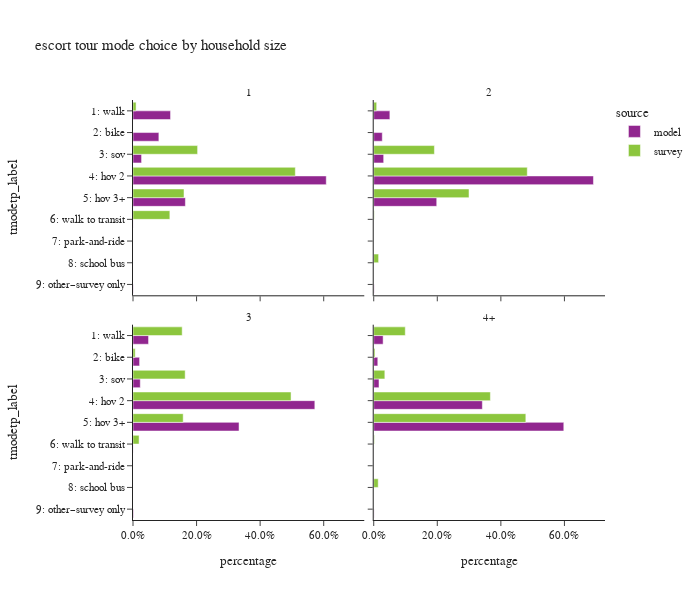

The code cell stored with this chart in its notebook:
### Code cell
plot_mode_choice(es_tour,"hhsize_4+",
                 {"hhsize_4+":["1","2","3","4+"],
                  "tmodetp_label":["1: walk","2: bike","3: sov","4: hov 2","5: hov 3+","6: walk to transit",
                                   "7: park-and-ride","8: school bus","9: other–survey only"]},
                 "household size",2,600)

### Figure 1 — Plotly figure (JSON) as saved in the notebook; plotly's stock layout.template omitted (floating-point values rounded to 4 significant figures)
{"data": [{"alignmentgroup": "True", "customdata": [[3843], [2648], [876], [19784], [5362], [7], [21]], "hovertemplate": "source=model<br>hhsize_4+=1<br>percentage=%{x}<br>tmodetp_label=%{y}<br>sample count=%{customdata[0]}<extra></extra>", "legendgroup": "model", "marker": {"color": "#91268F", "pattern": {"shape": ""}}, "name": "model", "offsetgroup": "model", "orientation": "h", "showlegend": true, "textposition": "auto", "type": "bar", "x": [0.1181, 0.08137, 0.02692, 0.608, 0.1648, 0.0002151, 0.0006453], "xaxis": "x3", "y": ["1: walk", "2: bike", "3: sov", "4: hov 2", "5: hov 3+", "6: walk to transit", "9: other–survey only"], "yaxis": "y3"}, {"alignmentgroup": "True", "customdata": [[5778], [3060], [3562], [78619], [22542], [21], [153]], "hovertemplate": "source=model<br>hhsize_4+=2<br>percentage=%{x}<br>tmodetp_label=%{y}<br>sample count=%{customdata[0]}<extra></extra>", "legendgroup": "model", "marker": {"color": "#91268F", "pattern": {"shape": ""}}, "name": "model", "offsetgroup": "model", "orientation": "h", "showlegend": false, "textposition": "auto", "type": "bar", "x": [0.0508, 0.0269, 0.03132, 0.6912, 0.1982, 0.0001846, 0.001345], "xaxis": "x4", "y": ["1: walk", "2: bike", "3: sov", "4: hov 2", "5: hov 3+", "6: walk to transit", "9: other–survey only"], "yaxis": "y4"}, {"alignmentgroup": "True", "customdata": [[6367], [2698], [2977], [74490], [43440], [31], [209]], "hovertemplate": "source=model<br>hhsize_4+=3<br>percentage=%{x}<br>tmodetp_label=%{y}<br>sample count=%{customdata[0]}<extra></extra>", "legendgroup": "model", "marker": {"color": "#91268F", "pattern": {"shape": ""}}, "name": "model", "offsetgroup": "model", "orientation": "h", "showlegend": false, "textposition": "auto", "type": "bar", "x": [0.0489, 0.02072, 0.02286, 0.5721, 0.3336, 0.0002381, 0.001605], "xaxis": "x", "y": ["1: walk", "2: bike", "3: sov", "4: hov 2", "5: hov 3+", "6: walk to transit", "9: other–survey only"], "yaxis": "y"}, {"alignmentgroup": "True", "customdata": [[13382], [5792], [7496], [154652], [270608], [73], [529]], "hovertemplate": "source=model<br>hhsize_4+=4+<br>percentage=%{x}<br>tmodetp_label=%{y}<br>sample count=%{customdata[0]}<extra></extra>", "legendgroup": "model", "marker": {"color": "#91268F", "pattern": {"shape": ""}}, "name": "model", "offsetgroup": "model", "orientation": "h", "showlegend": false, "textposition": "auto", "type": "bar", "x": [0.02957, 0.0128, 0.01656, 0.3417, 0.598, 0.0001613, 0.001169], "xaxis": "x2", "y": ["1: walk", "2: bike", "3: sov", "4: hov 2", "5: hov 3+", "6: walk to transit", "9: other–survey only"], "yaxis": "y2"}, {"alignmentgroup": "True", "customdata": [[4], [10], [22], [1], [3]], "hovertemplate": "source=survey<br>hhsize_4+=1<br>percentage=%{x}<br>tmodetp_label=%{y}<br>sample count=%{customdata[0]}<extra></extra>", "legendgroup": "survey", "marker": {"color": "#8CC63E", "pattern": {"shape": ""}}, "name": "survey", "offsetgroup": "survey", "orientation": "h", "showlegend": true, "textposition": "auto", "type": "bar", "x": [0.009675, 0.2032, 0.5107, 0.1605, 0.1159], "xaxis": "x3", "y": ["1: walk", "3: sov", "4: hov 2", "5: hov 3+", "6: walk to transit"], "yaxis": "y3"}, {"alignmentgroup": "True", "customdata": [[10], [23], [85], [32], [5], [1]], "hovertemplate": "source=survey<br>hhsize_4+=2<br>percentage=%{x}<br>tmodetp_label=%{y}<br>sample count=%{customdata[0]}<extra></extra>", "legendgroup": "survey", "marker": {"color": "#8CC63E", "pattern": {"shape": ""}}, "name": "survey", "offsetgroup": "survey", "orientation": "h", "showlegend": false, "textposition": "auto", "type": "bar", "x": [0.009302, 0.1909, 0.4831, 0.2998, 0.001569, 0.01536], "xaxis": "x4", "y": ["1: walk", "3: sov", "4: hov 2", "5: hov 3+", "6: walk to transit", "8: school bus"], "yaxis": "y4"}, {"alignmentgroup": "True", "customdata": [[23], [8], [7], [79], [45], [4]], "hovertemplate": "source=survey<br>hhsize_4+=3<br>percentage=%{x}<br>tmodetp_label=%{y}<br>sample count=%{customdata[0]}<extra></extra>", "legendgroup": "survey", "marker": {"color": "#8CC63E", "pattern": {"shape": ""}}, "name": "survey", "offsetgroup": "survey", "orientation": "h", "showlegend": false, "textposition": "auto", "type": "bar", "x": [0.1547, 0.00692, 0.1641, 0.4972, 0.1579, 0.01909], "xaxis": "x", "y": ["1: walk", "2: bike", "3: sov", "4: hov 2", "5: hov 3+", "6: walk to transit"], "yaxis": "y"}, {"alignmentgroup": "True", "customdata": [[52], [3], [11], [126], [188], [1], [5]], "hovertemplate": "source=survey<br>hhsize_4+=4+<br>percentage=%{x}<br>tmodetp_label=%{y}<br>sample count=%{customdata[0]}<extra></extra>", "legendgroup": "survey", "marker": {"color": "#8CC63E", "pattern": {"shape": ""}}, "name": "survey", "offsetgroup": "survey", "orientation": "h", "showlegend": false, "textposition": "auto", "type": "bar", "x": [0.09928, 0.003947, 0.03495, 0.367, 0.4785, 0.002124, 0.01413], "xaxis": "x2", "y": ["1: walk", "2: bike", "3: sov", "4: hov 2", "5: hov 3+", "6: walk to transit", "8: school bus"], "yaxis": "y2"}], "layout": {"annotations": [{"font": {}, "showarrow": false, "text": "3", "x": 0.245, "xanchor": "center", "xref": "paper", "y": 0.465, "yanchor": "bottom", "yref": "paper"}, {"font": {}, "showarrow": false, "text": "4+", "x": 0.755, "xanchor": "center", "xref": "paper", "y": 0.465, "yanchor": "bottom", "yref": "paper"}, {"font": {}, "showarrow": false, "text": "1", "x": 0.245, "xanchor": "center", "xref": "paper", "y": 1.0, "yanchor": "bottom", "yref": "paper"}, {"font": {}, "showarrow": false, "text": "2", "x": 0.755, "xanchor": "center", "xref": "paper", "y": 1.0, "yanchor": "bottom", "yref": "paper"}], "barmode": "group", "height": 600, "legend": {"title": {"text": "source"}, "tracegroupgap": 0}, "title": {"text": "escort tour mode choice by household size"}, "width": 700, "xaxis": {"anchor": "y", "domain": [0.0, 0.49], "tickformat": ".1%", "title": {"text": "percentage"}}, "xaxis2": {"anchor": "y2", "domain": [0.51, 1.0], "matches": "x", "tickformat": ".1%", "title": {"text": "percentage"}}, "xaxis3": {"anchor": "y3", "domain": [0.0, 0.49], "matches": "x", "showticklabels": false, "tickformat": ".1%"}, "xaxis4": {"anchor": "y4", "domain": [0.51, 1.0], "matches": "x", "showticklabels": false, "tickformat": ".1%"}, "yaxis": {"anchor": "x", "categoryarray": ["9: other–survey only", "8: school bus", "7: park-and-ride", "6: walk to transit", "5: hov 3+", "4: hov 2", "3: sov", "2: bike", "1: walk"], "categoryorder": "array", "domain": [0.0, 0.465], "title": {"text": "tmodetp_label"}}, "yaxis2": {"anchor": "x2", "domain": [0.0, 0.465], "matches": "y", "showticklabels": false}, "yaxis3": {"anchor": "x3", "categoryarray": ["9: other–survey only", "8: school bus", "7: park-and-ride", "6: walk to transit", "5: hov 3+", "4: hov 2", "3: sov", "2: bike", "1: walk"], "categoryorder": "array", "domain": [0.535, 1.0], "matches": "y", "title": {"text": "tmodetp_label"}}, "yaxis4": {"anchor": "x4", "domain": [0.535, 1.0], "matches": "y", "showticklabels": false}}}
